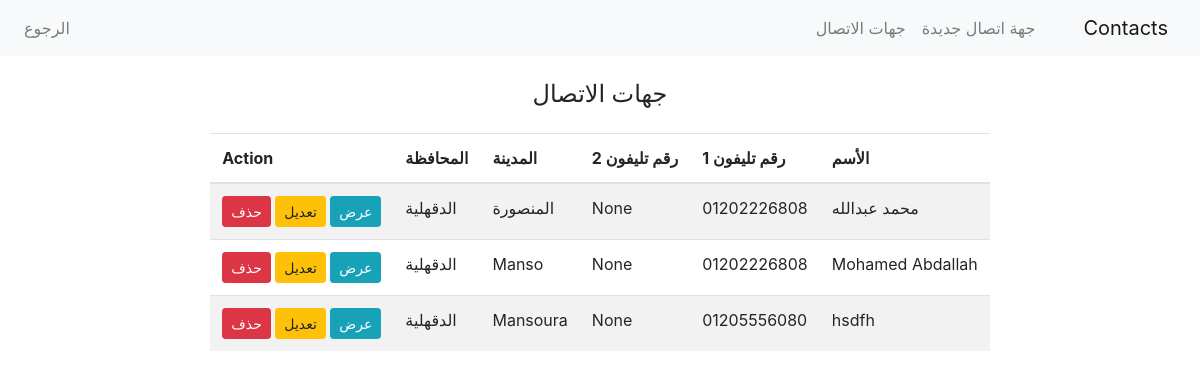
The app's page /contacts/list/, older data.
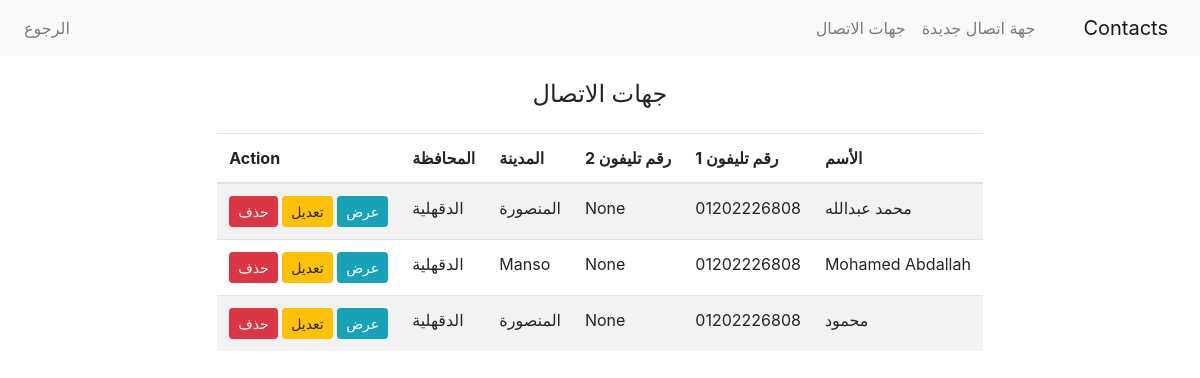
The same page, newer data.
### contacts/models.py (models this page shows, shortened)
class Contact(models.Model):
    name = models.CharField("الاسم", max_length=255)
    phone1 = models.CharField("الهاتف ١", max_length=11)
    phone2 = models.CharField("الهاتف ٢", max_length=11, blank=True, null=True)
    customer = models.BooleanField("عميل", default=False)
    vendor = models.BooleanField("مورد", default=False)
    address1 = models.CharField("العنوان ١", max_length=255, blank=True, null=True)
    address2 = models.CharField("العنوان ٢", max_length=255, blank=True, null=True)
    city = models.CharField("المدينة", max_length=100)
    province = models.CharField("المحافظة", max_length=100)
    price_list = models.PositiveIntegerField("قائمة الأسعار")
    discount = models.DecimalField("الخصم", max_digits=4, decimal_places=1, default=0)
    shipping_cost = models.DecimalField("تكلفة الشحن", max_digits=10, decimal_places=2, default=0)
    PAYMENT_METHOD_CHOICES = [
        ('فورى', 'فورى'),
        ('شيكات', 'شيكات'),
        ('دفعات', 'دفعات'),
    ]
    payment_method = models.CharField("طريقة الدفع", max_length=50,
                                      choices=PAYMENT_METHOD_CHOICES,
                                      blank=False)
    details = models.TextField("تفاصيل", blank=True, null=True)
    created_at = models.DateTimeField("تاريخ الإنشاء", auto_now_add=True)

### contacts/views.py (the view)
# urls.py: path('list/', views.contacts_list, name='contacts_list'),
def contacts_list(request):
    contacts = Contact.objects.all()
    return render(request, 'contacts/contacts_list.html', {'contacts': contacts})

### contacts/templates/contacts/contacts_list.html (shortened to what this page needs)
{% extends 'contacts/base.html' %}
{% block content %}
  <h4 class="mt-4 mb-4 text-center">جهات الاتصال</h4>
  <table id="contactsTable" class="table table-striped">
    <thead>
      <tr>
        <th>الأسم</th>
        <th>رقم تليفون 1</th>
        <th>رقم تليفون 2</th>
        <th>المدينة</th>
        <th>المحافظة</th>
        <th>Action</th>
      </tr>
    </thead>
    <tbody>
      {% for contact in contacts %}
      <tr>
        <td>{{ contact.name }}</td>
        <td>{{ contact.phone1 }}</td>
        <td>{{ contact.phone2 }}</td>
        <td>{{ contact.city }}</td>
        <td>{{ contact.province }}</td>
        <td>
          <a href="{% url 'view_contact' contact.id %}" class="btn btn-info btn-sm">عرض</a>
          <a href="{% url 'edit_contact' contact.id %}" class="btn btn-warning btn-sm">تعديل</a>
          <button type="button" class="btn btn-danger btn-sm delete-contact-btn" data-url="{% url 'delete_contact' contact.id %}">حذف</button>
        </td>
      </tr>
      {% endfor %}
    </tbody>
  </table>
{% endblock %}

### contacts/templates/contacts/base.html (shortened to what this page needs)
<!DOCTYPE html>
<html lang="ar" dir="rtl">
<head>
    <link rel="stylesheet" href="https://stackpath.bootstrapcdn.com/bootstrap/4.5.0/css/bootstrap.min.css">
    <link rel="stylesheet" href="https://cdn.datatables.net/1.10.20/css/jquery.dataTables.min.css">
</head>
<body>
    <nav class="navbar navbar-expand-lg navbar-light bg-light">
        <a class="navbar-brand" href="#">Contacts</a>
        <div class="collapse navbar-collapse justify-content-between" id="navbarNav">
          <ul class="navbar-nav">
            <li class="nav-item">
              <a class="nav-link" href="{% url 'new_contact' %}">جهة اتصال جديدة</a>
            </li>
            <li class="nav-item">
              <a class="nav-link" href="{% url 'contacts_list' %}">جهات الاتصال</a>
            </li>
          </ul>
          <ul class="navbar-nav">
            <li class="nav-item">
                <a class="nav-link" href="{% url 'dashboard' %}">الرجوع</a>
            </li>
          </ul>
        </div>
      </nav>
    <div class="d-flex justify-content-center">
        <div>
            {% block content %}{% endblock %}
        </div>
    </div>
</body>
</html>

Row changes from the older to the newer data that the page shows:
removed Contact: name "hsdfh", phone1 "01205556080", phone2 "None", city "Mansoura", province "الدقهلية"
added Contact: name "محمود", phone1 "01202226808", phone2 "None", city "المنصورة", province "الدقهلية"
